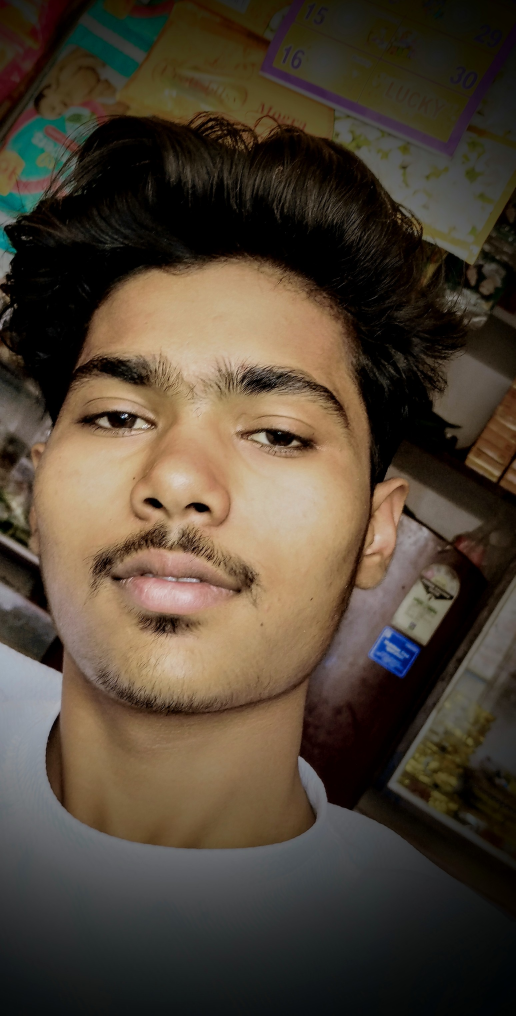
#> input picture img.jpg, 1547 x 3046 px (shown at 1/3 size)
$ python cropImg.py
#> lines starting #> are read from the running program, lines starting #| are printed output that depends on the picture
import cv2

img=cv2.imread("img.jpg",1)
#> img is the input picture: shape (3046, 1547, 3); mean B, G, R 53.7, 67.8, 79.8

if img is not None:
  # ystart:yend,xstart:xend
  h,w=img.shape[:2]
#> h = 3046; w = 1547
  cropedImg=img[h//2-400:h//2+400,w//2-250:w//2+250]
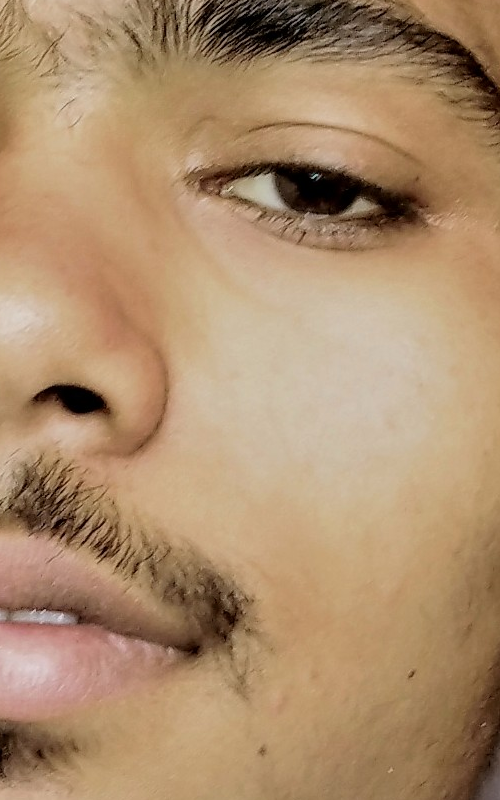
#> cropedImg: shape (800, 500, 3); mean B, G, R 108.9, 141.8, 173.7
  cv2.imshow("Croped Img",cropedImg)
  cv2.imwrite("croped.jpg",cropedImg)
  cv2.waitKey(0)
  cv2.destroyAllWindows()
